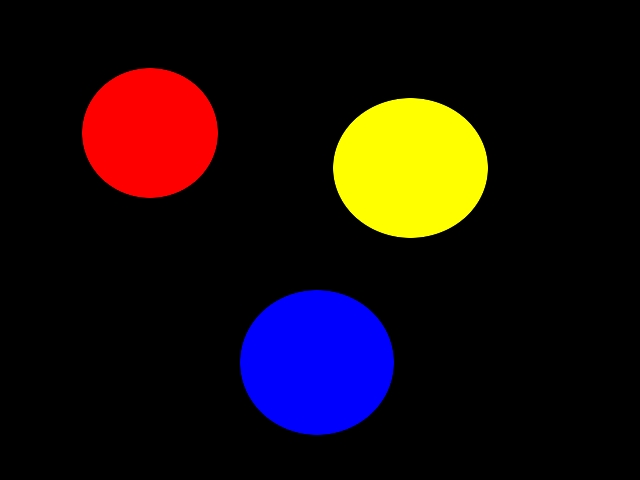
//> input picture aditya/OOPS_assignment/images.jpeg, 640 x 480 px
$ ./main   (built with g++ and OpenCV 4)
//> lines starting //> are read from the running program, lines starting //| are printed output that depends on the picture; after the words box and inside, x2 and y2 are one past the last pixel; in counts of white or black regions, pixels touching at a corner belong together
#include <iostream>
#include <opencv2/highgui/highgui.hpp>
#include <opencv2/core/core.hpp>
#include <opencv2/opencv.hpp>

cv::Mat inputimg()
{
	cv::Mat img;
	img=cv::imread("./images.jpeg",1);
	return img;
}

void showimg(cv::Mat img)
{
	cv::imshow("window",img);
	cv::waitKey(1000);
	cv::destroyAllWindows();
}

cv::Mat cvtbinary(cv::Mat img,char color)
{
	int i,j;
	cv::Mat binary(img.rows,img.cols,CV_8UC1,cvScalarAll(0));
	for(i=0;i<img.rows;++i){
		for(j=0;j<img.cols;++j){
			if(img.at<cv::Vec3b>(i,j)[color]>=200)
				binary.at<uchar>(i,j)=255;
		}
	}
	return binary;
}

char if_circle(cv::Mat img,int *x,int *y,char color)
{
	img=cvtbinary(img,color);
	cv::Rect ROI(*x,*y,img.cols-*x,img.rows-*y);
	img=img(ROI);
	std::vector<cv::Vec3f> circles;
	Canny(img,img,100,300,3);
	GaussianBlur( img, img, cv::Size(9, 9), 2, 2 );
	// showimg(img);
	HoughCircles(img,circles,CV_HOUGH_GRADIENT,1,img.rows/10,200,50,0,0);
	if(circles.size()==0)
		return 0;
	else{
		*x=circles[circles.size()-1][0];
		*y=circles[circles.size()-1][1];
		return 1;
	}
}

class player
{
public:
  int score,x,y;
  player()
  {
    score=0;
    x=0;
    y=0;
  }
};

class boardgame
{
public:
  cv::Mat board;
  boardgame()
  {
  	board=inputimg();
  	showimg(board);
  }
  int dice_read()
  {
    int x;
    std::cout<<"Enter number on dice:";
    std::cin>>x;
    return x;
  }
  char score(int x,int *score,int *pose_x,int *pose_y)
  {
    if(!x&1){
      (*score)*=2;
      if(if_circle(board,pose_x,pose_y,2))
        return 1;
    }
    else if(x==1){
      (*score)+=10;
      if(if_circle(board,pose_x,pose_y,0))
        return 1;
    }
    else{
      (*score)+=x;
      if(if_circle(board,pose_x,pose_y,1))
        return 1;
    }
    return 0;
  }
};

int main()
{
  	boardgame bg;
//> in inputimg, img is the input picture: 480 rows x 640 cols, CV_8UC3; mean B, G, R 14.6, 14.1, 25.5
  	player p1,p2;
    while(1){
      std::cout<<"\n\n\tPlayer 1 plays\n";
      //std::cout<<"Pos. of Player1:"<<p1.x<<p1.y;
      if(bg.score(bg.dice_read(),&p1.score,&p1.x,&p1.y)){
//> the answer given: 100
//> after the loop in cvtbinary, `for(i=0;i<img.rows;++i)`:
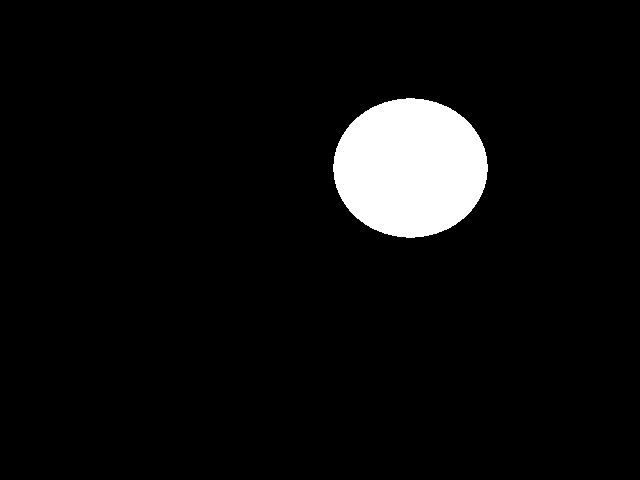
//> binary: 480 rows x 640 cols, CV_8UC1; 5.5% white; 1 white region, box (x1, y1, x2, y2) and area: (333, 98, 488, 238) 16868
//> in if_circle, `cv::Rect ROI(*x,*y,img.cols-*x,img.rows-*y);`: ROI = Rect(0, 0, 640, 480)
//> in if_circle, `GaussianBlur( img, img, cv::Size(9, 9), 2, 2 );`:
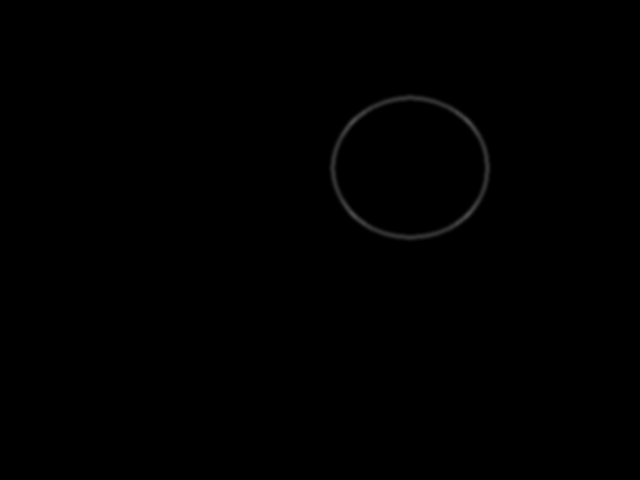
//> img: 480 rows x 640 cols, CV_8UC1; min 0, max 73, mean 0.4
//> in if_circle, `HoughCircles(img,circles,CV_HOUGH_GRADIENT,1,img.rows/10,200,50,0,0);`: circles = 1 circle (x, y, radius): [419.5, 167.5, 69.2]
//> p1.score = 100
          std::cout<<"Player 1 moves to the next circle\nGame continues\n";
        }
      else{
          std::cout<<"Player 1 has no choice of circle to move.\nPlayer 1 wins\n";
          return 0;
      }
      std::cout<<"\n\tPlayer 2 Plays\n";
      //std::cout<<"Pos. of Player2:"<<p2.x<<p2.y;
      if(bg.score(bg.dice_read(),&p2.score,&p2.x,&p2.y))
          std::cout<<"Player 2 moves to the next circle\nGame continues\n";
      else{
          std::cout<<"Player 2 has no choice of circle to move.\nPlayer 1 wins\n";
          return 0;
      }
    }
  	return 0;
}
